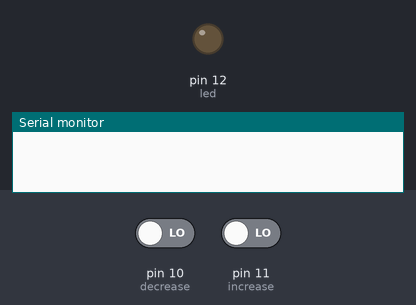
A sketch run on a simulated Arduino Uno, built with avr-gcc and run on an emulated ATmega328P. Parts: output pins drawn as LEDs (lit = HIGH), the last lines printed to the serial monitor. Dashed ring = blinking. The inputs (shaded band) are chosen by the test bench; at power-on: pin 11 (increase) LOW, pin 10 (decrease) LOW.

Above: at 1.2 s.
1.3 s: pin 11 (increase) driven HIGH
At 4.2 s:
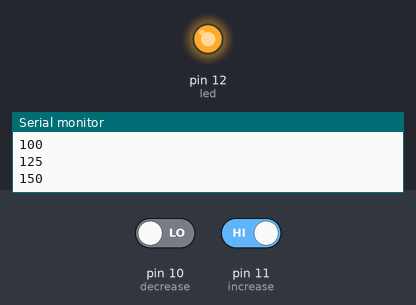
4.3 s: pin 10 (decrease) driven HIGH
At 7.2 s:
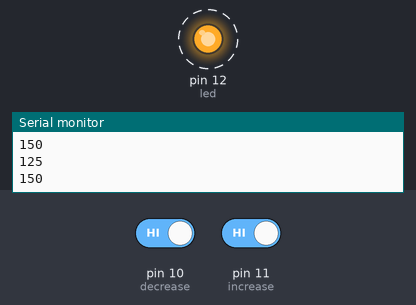
7.3 s: pin 10 (decrease) driven LOW
At 8.2 s:
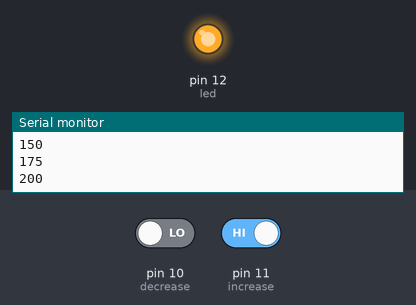
Timing chart, 0 to 10.3 s (numbered marks = the images above; inputs shaded):
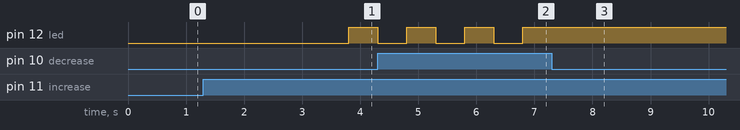

The sketch:

lab7.ino
```cpp
#include "Decrease.c"
#include "Increase.c"

int led = 12;
int increase = 11;
int decrease = 10;
int writevalue=0;
void setup() {
  // put your setup code here, to run once:
  pinMode(increase,INPUT);
  pinMode(decrease,INPUT);
  pinMode(led,OUTPUT);
  Serial.begin(9600);
}
void loop() {
  // put your main code here, to run repeatedly:
  if (digitalRead(increase))
  {
    Increase(&writevalue);
    Serial.println(writevalue);
    analogWrite(led,writevalue);
    delay(500);
  }
   if (digitalRead(decrease))
  {
    Decrease(&writevalue);
    Serial.println(writevalue);
    analogWrite(led,writevalue);
    delay(500);
  }


}
```

Decrease.c
```cpp
#include "Decrease.h"
void Decrease(int *writevalue)
{
  if (*writevalue!=0)
  {
    *writevalue -= 25;
  }
}
```

Decrease.h
```cpp
#pragma once
void Decrease();
```

Increase.c
```cpp
#include "Increase.h"
void Increase(int *writevalue)
{
  if (*writevalue!=250)
  {
    *writevalue += 25;
  }
}
```

Increase.h
```cpp
#pragma once
void Increase();
```

Measured:
- after the input at 1.3 s, pin 12 (led): LOW → HIGH after 2.5 s
- after the input at 4.3 s, pin 12 (led): alternates HIGH for 0.50 s and LOW for 0.50 s, starting at once
- after the input at 7.3 s, pin 12 (led): stops changing and stays HIGH
